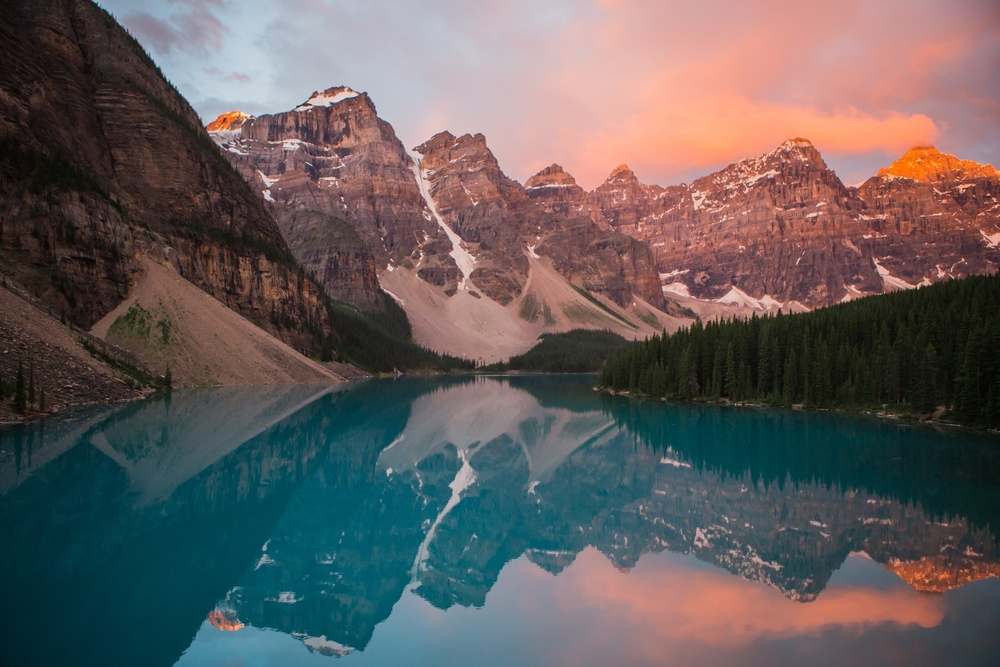
#> input picture testimage.jpg, 1000 x 667 px, shrunk from 2400 x 1600 before the run
$ python testedges.py
#> lines starting #> are read from the running program, lines starting #| are printed output that depends on the picture; after the words box and inside, x2 and y2 are one past the last pixel; in counts of white or black regions, pixels touching at a corner belong together
#> further down, image is the input picture: shape (667, 1000, 3); mean B, G, R 93.4, 93, 99.8
#| (667, 1000, 3)
import numpy as np
import cv2


def adaptive_threshold(input_img):
    h, w, _ = input_img.shape
#> h = 667; w = 1000
    S = w / 8
#> S = 125
    s2 = S / 2
#> s2 = 62.5
    T = 23.0

    # integral img
    int_img = np.zeros_like(input_img, dtype=np.uint32)
    # for col in range(w):
    #     for row in range(h):
    #         int_img[row, col] = input_img[0:row, 0:col].sum()
    for col in range(w):
        sumn = 0
        for row in range(h):
            sumn += sum(input_img[row, col])
            if col == 0:
                int_img[row, col] = sumn
            else:
                int_img[row, col] = input_img[row - 1, col] + sumn
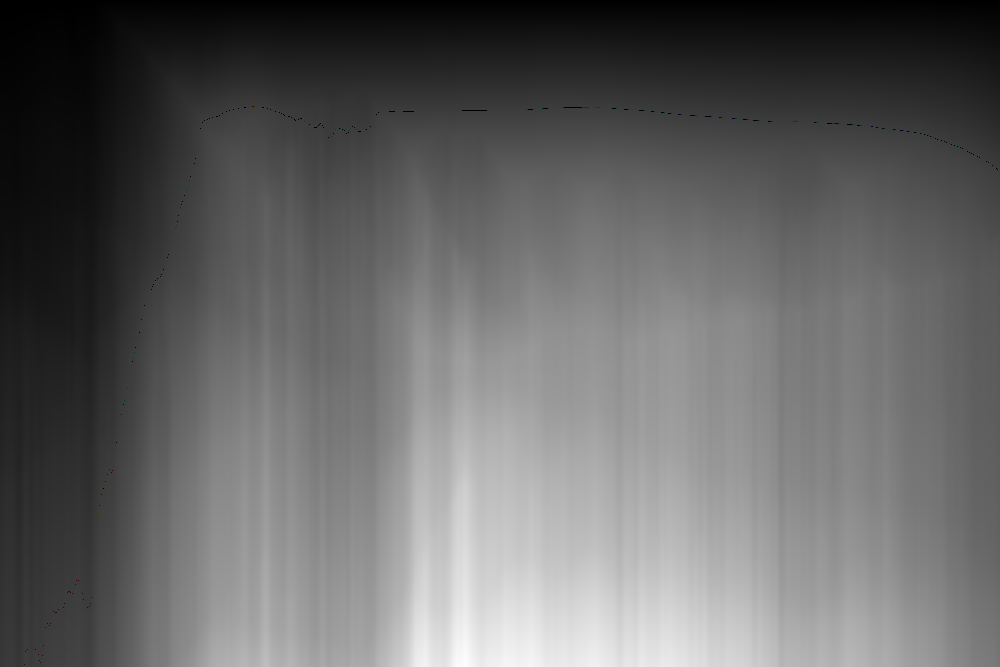
#> int_img: shape (667, 1000, 3) uint32; mean B, G, R 109974, 109971.6, 109974.4; drawn with min black and max white
    # output img
    out_img = np.zeros_like(input_img)

    for col in range(w):
        for row in range(h):
            # SxS region
            y0 = int(max(row - s2, 0))
            y1 = int(min(row + s2, h - 1))
            x0 = int(max(col - s2, 0))  # i
            x1 = int(min(col + s2, w - 1))  # i
            count = (y1 - y0) * (x1 - x0)
            sum_ = int_img[y1, x1] - int_img[y1, x0 - 1] - int_img[y0 - 1, x1] + int_img[y0 - 1, x0 - 1]
            value = input_img[row, col] * count <= sum_ * (100. - T) / 100.
            if value.all():
                out_img[row, col] = 0
            else:
                out_img[row, col] = 255
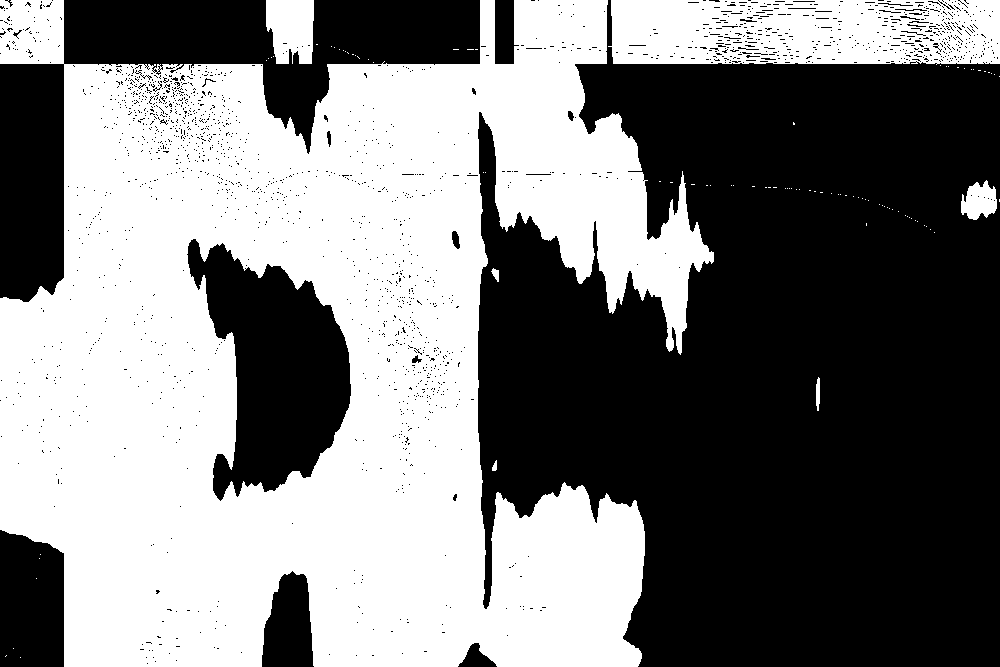
#> out_img: shape (667, 1000, 3); 48.8% white; 96 white regions (89 under 20 px), largest, box (x1, y1, x2, y2) and area: (0, 0, 714, 667) 298769, (608, 0, 1000, 65) 22745, (266, 0, 314, 64) 2627
    cv2.imshow("image", out_img)
    cv2.waitKey(0)
    cv2.destroyAllWindows()


image = cv2.imread("./testimage.jpg")
image = cv2.GaussianBlur(image, (5, 5), cv2.BORDER_DEFAULT)
print(image.shape)
adaptive_threshold(image)
